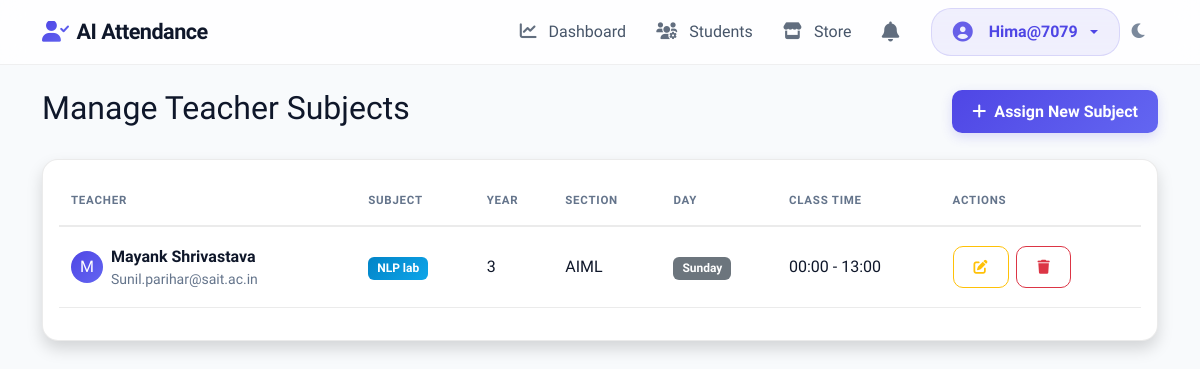
Page /core/manage_teacher_subjects/ (signed in) on the earlier database version.
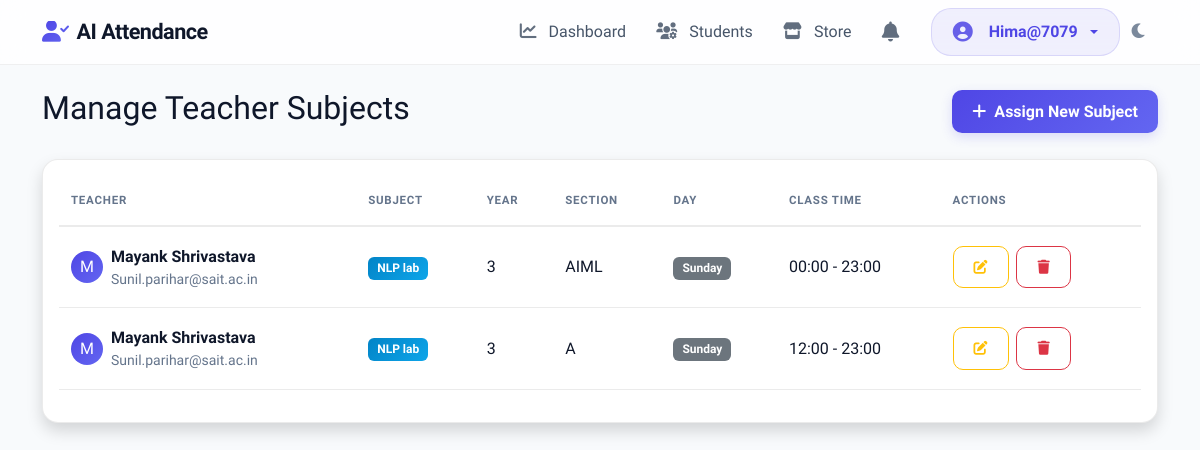
Same page on the later database version.
### core/models.py (models this page shows, shortened)
class TeacherSubject(models.Model):
    DAYS_OF_WEEK = (
        (0, 'Monday'),
        (1, 'Tuesday'),
        (2, 'Wednesday'),
        (3, 'Thursday'),
        (4, 'Friday'),
        (5, 'Saturday'),
        (6, 'Sunday'),
    )
    teacher = models.ForeignKey(User, on_delete=models.CASCADE, limit_choices_to={'is_staff': True, 'is_superuser': False})
    subject = models.CharField(max_length=100)
    year = models.CharField(max_length=10)
    section = models.CharField(max_length=10, null=True, blank=True)
    day = models.IntegerField(choices=DAYS_OF_WEEK, default=0)
    start_time = models.TimeField(null=True, blank=True)
    end_time = models.TimeField(null=True, blank=True)

### core/views.py (the view)
# urls.py: path('manage_teacher_subjects/', views.manage_teacher_subjects, name='manage_teacher_subjects'),
@user_passes_test(lambda u: u.is_superuser)
def manage_teacher_subjects(request):
    subjects = TeacherSubject.objects.all().order_by('teacher__username', 'day')
    return render(request, 'manage_teacher_subjects.html', {'subjects': subjects})

### templates/manage_teacher_subjects.html (shortened to what this page needs)
{% extends 'base.html' %}
{% block content %}
<div class="row mb-4">
    <div class="col-md-12">
        <div class="d-flex justify-content-between align-items-center">
            <h2 class="header-title">Manage Teacher Subjects</h2>
            <a href="{% url 'assign_teacher_subject' %}" class="btn btn-primary">
                <i class="fas fa-plus me-2"></i>Assign New Subject
            </a>
        </div>
    </div>
</div>
<div class="card shadow">
    <div class="card-body">
        <div class="table-responsive">
            <table class="table table-hover align-middle">
                <thead>
                    <tr>
                        <th>Teacher</th>
                        <th>Subject</th>
                        <th>Year</th>
                        <th>Section</th>
                        <th>Day</th>
                        <th>Class Time</th>
                        <th>Actions</th>
                    </tr>
                </thead>
                <tbody>
                    {% for item in subjects %}
                    <tr>
                        <td>
                            <div class="d-flex align-items-center">
                                <div class="avatar-sm bg-primary text-white rounded-circle me-2 d-flex align-items-center justify-content-center"
                                    style="width: 32px; height: 32px;">
                                    {{ item.teacher.first_name|first|default:item.teacher.username|first|upper }}
                                </div>
                                <div>
                                    <div class="fw-bold">{{ item.teacher.get_full_name|default:item.teacher.username }}
                                    </div>
                                    <div class="small text-muted">{{ item.teacher.email }}</div>
                                </div>
                            </div>
                        </td>
                        <td><span class="badge bg-info text-dark">{{ item.subject }}</span></td>
                        <td>{{ item.year }}</td>
                        <td>{{ item.section|default:"-" }}</td>
                        <td><span class="badge bg-secondary">{{ item.get_day_display }}</span></td>
                        <td>
                            {% if item.start_time %}
                            {{ item.start_time|time:"H:i" }} - {{ item.end_time|default:item.start_time|time:"H:i" }}
                            {% else %}
                            <span class="text-muted">-</span>
                            {% endif %}
                        </td>
                        <td>
                            <a href="{% url 'edit_teacher_subject' item.id %}"
                                class="btn btn-sm btn-outline-warning me-1" title="Edit Assignment">
                                <i class="fas fa-edit"></i>
                            </a>
                            <form action="{% url 'delete_teacher_subject' item.id %}" method="post"
                                onsubmit="return confirm('Are you sure you want to remove this assignment?');"
                                style="display:inline;">
                                <button type="submit" class="btn btn-sm btn-outline-danger" title="Remove Assignment">
                                    <i class="fas fa-trash"></i>
                                </button>
                            </form>
                        </td>
                    </tr>
                    {% endfor %}
                </tbody>
            </table>
        </div>
    </div>
</div>
{% endblock %}

Differences in the rows shown:
changed TeacherSubject "AIML": end_time "13:00" → "23:00"
added TeacherSubject: teacher.first_name|first "M", teacher.get_full_name "Mayank Shrivastava", teacher.email "Sunil.parihar@sait.ac.in", subject "NLP lab", year "3", section "A", day "Sunday", start_time "12:00", end_time "23:00"
